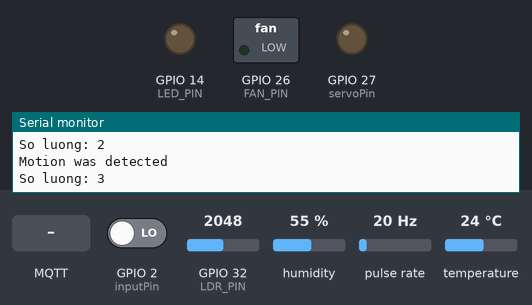
Recording of a program running on a simulated ESP32. Shown: switched loads named in the program (green lamp = pin HIGH), output pins drawn as LEDs (lit = HIGH), the last lines printed to the serial monitor. Wiring (inferred from the names in the program): pulse sensor: data GPIO 25. The test bench sets the inputs (shaded band); at power-on: GPIO 2 (inputPin) LOW, GPIO 32 (LDR_PIN) = 2048, humidity 55 %, pulse rate 20 Hz, temperature 24 °C. WiFi joins after 1.5 s; servers stay silent unless stated; no MQTT or app messages arrive unless stated.

Above: at 3.5 s.
3.6 s: MQTT message "ON" arrives on the first subscribed topic
At 4.5 s:
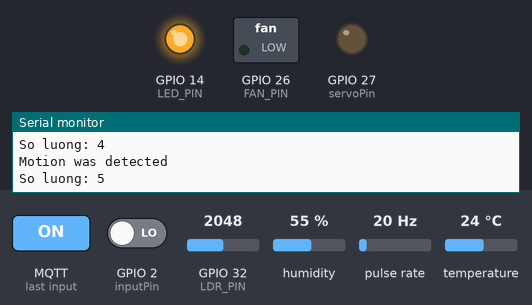
5.1 s: MQTT message "OPENED" arrives on the second subscribed topic
At 6.0 s:
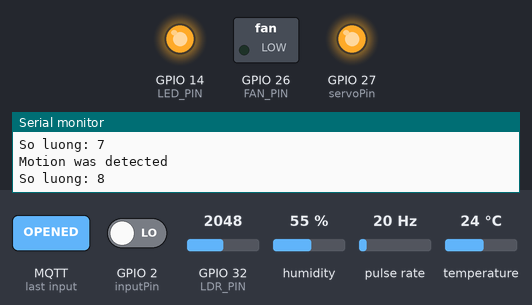
6.6 s: MQTT message "OFF" arrives on the first subscribed topic
At 7.0 s:
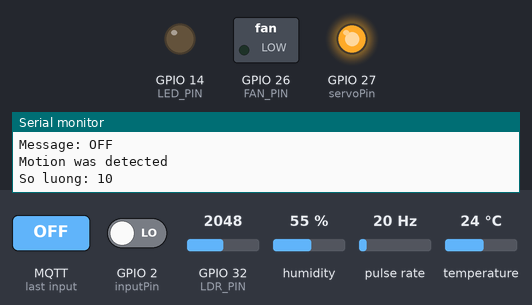
8.1 s: MQTT message "OPENED" arrives on the third subscribed topic
At 9.3 s:
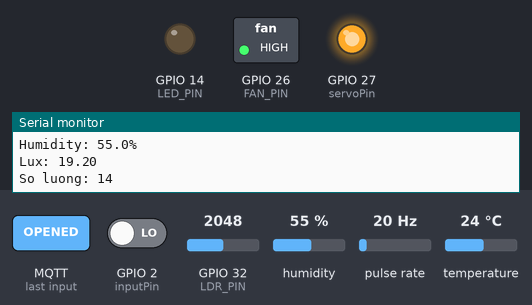
9.6 s: MQTT message "CLOSED" arrives on the second subscribed topic
At 10.3 s:
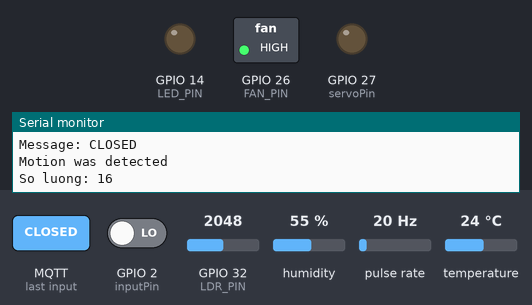
11.1 s: MQTT message "ON" arrives on the first subscribed topic
At 12.2 s:
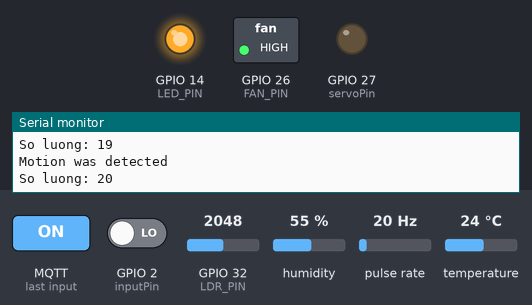
Timing chart, 0 to 13.6 s (numbered marks = the images above; inputs shaded):
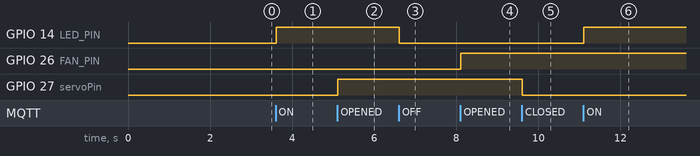

The program:

main.cpp
```cpp
#include <Arduino.h>
#include <WiFiClientSecure.h>
#include <PubSubClient.h>
#include "DHTesp.h"
// #include <ESP32Servo.h>
//#include <Stepper.h>
const char *WIFI_SSID = "Fakeme C53";
const char *WIFI_PWD = "helloooo";

// Thông tin kết nối HiveMQ Public Broker (không TLS)
const char *MQTT_SERVER = "15dde8f446184978829a951a7530f634.s1.eu.hivemq.cloud";
const uint16_t MQTT_PORT = 8883;
const char *mqtt_user = "iot2021";
const char *mqtt_pass = "12345678";
WiFiClientSecure wifiClient;
PubSubClient mqttClient(wifiClient);

const int DHT_PIN = 13; //Do am `nhiet do
const int LDR_PIN = 32; // Do anh sang
const int LED_PIN = 14; // Chân LED
const int FAN_PIN = 26; // Chân Fan
const int servoPin = 27;
const int stepsPerRevolution = 500;
int inputPin = 2;               // choose the input pin (for PIR sensor)
int pirState = LOW;             // we start, assuming no motion detected
int val = 0;                    // variable for reading the pin status
const int curtain_pin = 26;
const int sensor_pin = 25;
const int sensor_pin2 = 23;


#define VCC 3.3
#define R1 10000
#define RA 18000
#define EA 10
#define LAMDA 0.9

// Debounce time to prevent false triggers (adjust as needed)
const unsigned long debounceDelay = 500;
const long interval = 5000;
unsigned long current_time = millis();
unsigned long last_trigger = 0;
boolean timer_on = false;

// Forward declaration
void IRAM_ATTR movement_detection();
//Stepper myStepper(stepsPerRevolution, 15, 2, 0, 4);// initialize the stepper library on pins 8 through 11:
//Servo servo;
DHTesp dhtSensor;

// LDR Characteristics
const float GAMMA = 0.7;
const float RL10 = 50;
int pos = 0;


//String status_led;
void CallbackMqtt(char *topic, byte *payload, unsigned int length) {
  Serial.print("Message arrived on topic: ");
  Serial.println(topic);

  char message[length + 1];
  for (int i = 0; i < length; i++) {
    message[i] = (char)payload[i];
  }
  message[length] = '\0';

  Serial.print("Message: ");
  Serial.println(message);

  if (strcmp(topic, "HCMUS/p501/iot/sensors/led") == 0) {
    if (strcmp(message, "ON") == 0) {
      digitalWrite(LED_PIN, HIGH);
      //status_led = "ON";
    } else if (strcmp(message, "OFF") == 0) {
      digitalWrite(LED_PIN, LOW);
      //status_led = "OFF";
    }
  }
  if (strcmp(topic, "HCMUS/p501/iot/sensors/fan") == 0) {
    if (strcmp(message, "ON") == 0) {
      digitalWrite(FAN_PIN, HIGH);
      //status_led = "ON";
    } else if (strcmp(message, "OFF") == 0) {
      digitalWrite(FAN_PIN, LOW);
      //status_led = "OFF";
    }
  }
  if (strcmp(topic, "HCMUS/p501/iot/sensors/door") == 0) {
    if (strcmp(message, "OPENED") == 0) {
      //servo.write(180); // Mở cửa (hoặc góc tối đa bạn muốn)
      digitalWrite(servoPin, HIGH);

    } else if (strcmp(message, "CLOSED") == 0) {
      //servo.write(0);   // Đóng cửa (hoặc góc tối thiểu bạn muốn)
      digitalWrite(servoPin, LOW);
    }
  }
    if (strcmp(topic, "HCMUS/p501/iot/sensors/curtain") == 0) {
    if (strcmp(message, "OPENED") == 0) {
      //servo.write(180); // Mở cửa (hoặc góc tối đa bạn muốn)
      digitalWrite(curtain_pin, HIGH);

    } else if (strcmp(message, "CLOSED") == 0) {
      //servo.write(0);   // Đóng cửa (hoặc góc tối thiểu bạn muốn)
      digitalWrite(curtain_pin, LOW);
    }
  }
  // if (strcmp(topic, "HCMUS/p501/iot/sensors/curtain") == 0) {
  //   if (strcmp(message, "OPEND") == 0) {
  //     myStepper.step(stepsPerRevolution);
  //   } else if (strcmp(message, "CLOSED") == 0) {
  //      myStepper.step(-stepsPerRevolution);
  //   }
  // }
}

void SetupMqtt() {
  // Tạm thời vô hiệu hóa xác minh chứng chỉ
  wifiClient.setInsecure();

  mqttClient.setServer(MQTT_SERVER, MQTT_PORT);
  mqttClient.setCallback(CallbackMqtt);
}

void ConnectToMqtt() {
  Serial.println("Connecting to MQTT Broker...");
  while (!mqttClient.connected()) {
    char clientId[100] = "\0";
    byte mac[6];
    WiFi.macAddress(mac);
    sprintf(clientId, "ESP32Client-%02x%02x%02x%02x%02x%02x", mac[0], mac[1], mac[2], mac[3], mac[4], mac[5]);
    Serial.print("MQTT Client ID: ");
    Serial.println(clientId);

    if (mqttClient.connect(clientId, mqtt_user, mqtt_pass)) {
      Serial.println("Connected to MQTT broker.");
      // mqttClient.subscribe("HCMUS/p501/iot/sensors/commands");
      mqttClient.subscribe("HCMUS/p501/iot/sensors/led");
      mqttClient.subscribe("HCMUS/p501/iot/sensors/door");
      mqttClient.subscribe("HCMUS/p501/iot/sensors/curtain");
      mqttClient.subscribe("HCMUS/p501/iot/sensors/fan");
    } else {
      Serial.print("Failed to connect to MQTT broker, rc=");
      Serial.print(mqttClient.state());
      Serial.println(" try again in 5 seconds");
      delay(5000);
    }
  }
}

void ConnectToWiFi() {
  Serial.print("Connecting to WiFi ");
  Serial.println(WIFI_SSID);

  WiFi.begin(WIFI_SSID, WIFI_PWD, 6);
  while (WiFi.status() != WL_CONNECTED) {
    Serial.print(".");
    delay(500);
  }
  Serial.print("\nConnected to ");
  Serial.println(WIFI_SSID);
}


void setup() {
  Serial.begin(9600);
  Serial.println("Setup begin");
  pinMode(LED_PIN, OUTPUT);
  delay(100);
  pinMode(FAN_PIN, OUTPUT);
  delay(100);
  pinMode(servoPin, OUTPUT);
  delay(100);
  pinMode(curtain_pin, OUTPUT);
  delay(100);
  ConnectToWiFi();
  delay(100);
  SetupMqtt();
  dhtSensor.setup(DHT_PIN, DHTesp::DHT22);

    // set the speed at 60 rpm:
 // myStepper.setSpeed(60);
  delay(100);
  pinMode(sensor_pin, INPUT_PULLUP);
  pinMode(sensor_pin2, INPUT_PULLUP);
  delay(100);
  attachInterrupt(digitalPinToInterrupt(sensor_pin), movement_detection, RISING);
  delay(100);
  Serial.println("Setup end");
}
volatile int soluong = 0; // Make soluong volatile for interrupt access

void IRAM_ATTR movement_detection() {
  static unsigned long lastDebounceTime = 0;
  unsigned long currentTime = millis();

  if ((currentTime - lastDebounceTime) > debounceDelay) {
    soluong++;
    Serial.println("Motion was detected");
    Serial.print("So luong: ");
    Serial.println(soluong);
    lastDebounceTime = currentTime;
  }
}
void loop() {
  if (!mqttClient.connected()) {
    ConnectToMqtt();
  }
  mqttClient.loop();


  TempAndHumidity data = dhtSensor.getTempAndHumidity();
  int analogValue = analogRead(LDR_PIN);
  float voltage = (analogValue / 4095.0) * 3.3;

  float r2 = (-voltage*R1)/(voltage - VCC);
  float eb = pow(RA / r2, 1/LAMDA) * 10;
  //float IE = voltage*100.0;
  //float resistance = (4095.0 * 10000.0)/voltage - 10000.0;
  //float lux = IE*(4.0/3.0);
  val = digitalRead(inputPin);  // read input value
  static uint64_t last_time;
  uint64_t now = millis();
  if (now - last_time > 1 * 3000) {
    // mqttClient.publish("HCMUS/p501/iot/sensors/hello", "hello world");
    mqttClient.publish("HCMUS/p501/iot/sensors/nhietdo", String(data.temperature).c_str());
    mqttClient.publish("HCMUS/p501/iot/sensors/doam", String(data.humidity).c_str());
    mqttClient.publish("HCMUS/p501/iot/sensors/anhsang", String(eb).c_str());
    mqttClient.publish("HCMUS/p501/iot/sensors/soluong", String(soluong).c_str());
    Serial.println("Published 'Thông tin:'");
    Serial.println("Temp: " + String(data.temperature, 2) + "°C");
    Serial.println("Humidity: " + String(data.humidity, 1) + "%");
    Serial.println("Lux: " + String(eb));
    Serial.println("So luong: " + String(soluong));
    // Serial.println("Status led: " + status_led);
    last_time = now;
  }
}
```

Measured:
- after the input at 3.6 s, GPIO 14 (LED_PIN): LOW → HIGH at once
- after the input at 5.1 s, GPIO 27 (servoPin): LOW → HIGH at once
- after the input at 6.6 s, GPIO 14 (LED_PIN): HIGH → LOW at once
- after the input at 8.1 s, GPIO 26 (FAN_PIN): LOW → HIGH at once
- after the input at 9.6 s, GPIO 27 (servoPin): HIGH → LOW at once
- after the input at 11.1 s, GPIO 14 (LED_PIN): LOW → HIGH at once
